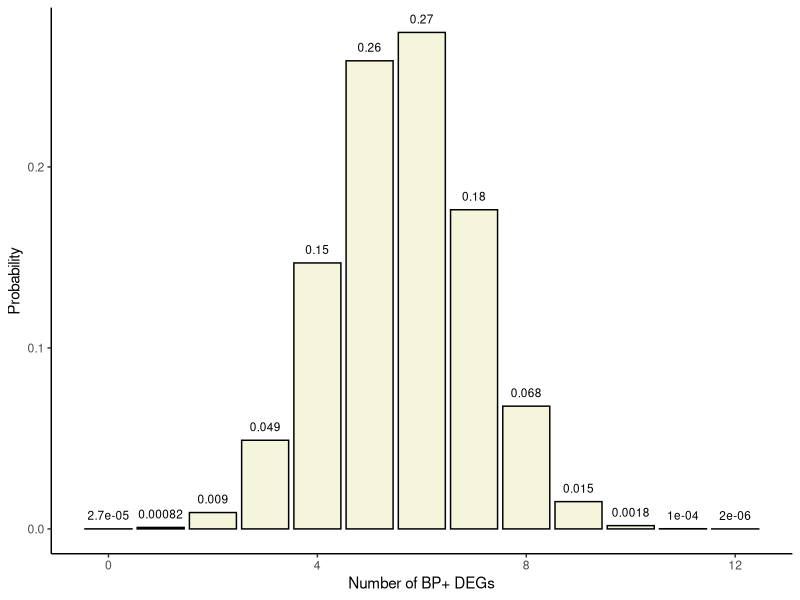
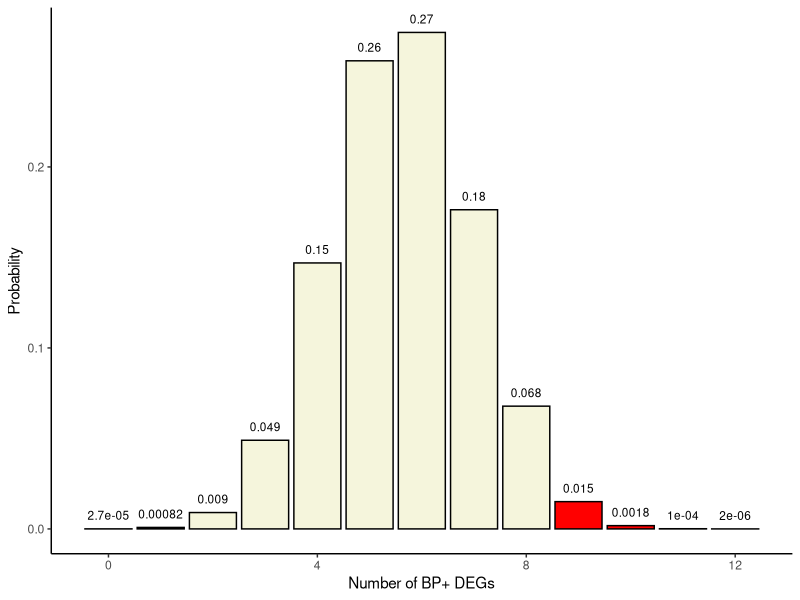
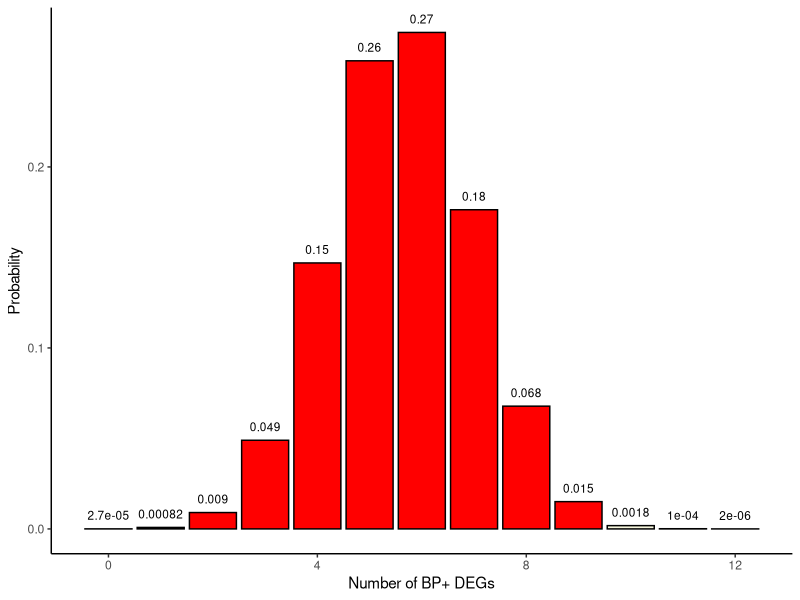
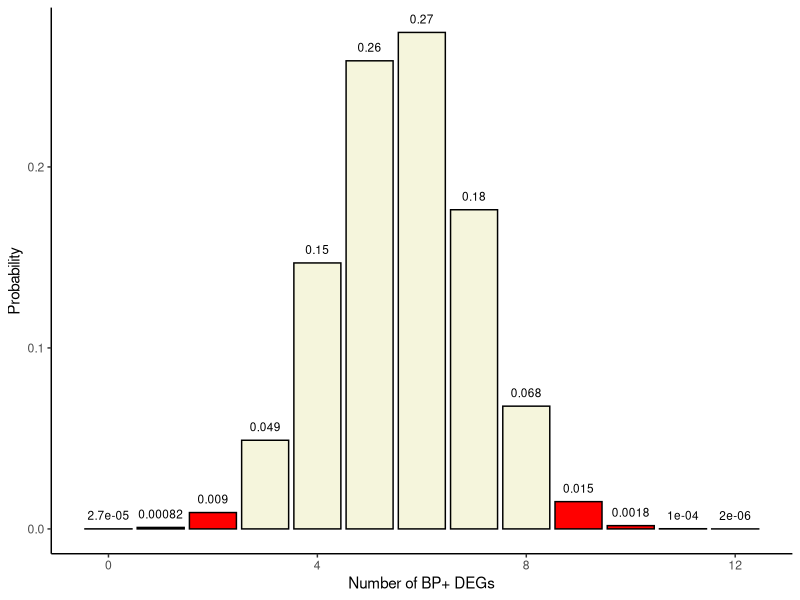

Write R code to recreate these figures, in order.
## ---- chunk 1
## Define example gene universe: 32 total genes analyzed 
gene_universe <- c("Srsf5", "Gm15387", "Mprip", "Pim1", "Bnip3l", "Efr3a", "Marco", "Tuba1a", "Gsk3a",
                   "Dap3", "Tmod3", "Dnajb1", "Tulp4", "Lsm14b", "Khdrbs2", "Mfsd9", "Ufd1", "Ypel5",
                   "Rbm3", "Dnajc28", "Msrb2", "Memo1", "Cebpg", "Flywch1", "Ip6k1", "Nudt4", "Csnk1e",
                   "Qsox2", "Gm43517", "Rhbdf2", "Fbxw11", "Hmgxb4") 
length(gene_universe)

## Define 15 DEGs from universe
set.seed(08122024)
DEGs <- sample(gene_universe, 15, replace = FALSE)
DEGs
length(unique(DEGs))
## Remaining 17 non-DEGs
non_DEGs <- gene_universe[!gene_universe %in% DEGs]

## Functional set of 12 BP+ genes (with 9 being DEGs)
funct_gene_set <- c(sample(DEGs, 9, replace = FALSE), sample(non_DEGs, 3, replace = FALSE))
length(unique(funct_gene_set))
## BP- genes
genes_not_func_set <- gene_universe[!gene_universe %in% funct_gene_set]

## Intersections:
# 1. DEGs and BP+ genes
DEGs_in_set <- intersect(DEGs, funct_gene_set)

# 2. non-DEGs and BP+ genes
non_DEGs_in_set <- intersect(non_DEGs, funct_gene_set)

# 3. DEGs and BP- genes
DEGs_not_in_set <- intersect(DEGs, genes_not_func_set)

# 4. non-DEGs and BP- genes
non_DEGs_not_in_set <- intersect(non_DEGs, genes_not_func_set)
  
## Create contingency table
m <- matrix(c(length(DEGs_in_set), length(DEGs_not_in_set), 
            length(non_DEGs_in_set), length(non_DEGs_not_in_set)), 
            byrow = TRUE, nrow = 2)
m
## ---- chunk 2
## Calculate manually
choose(12,9)*choose(20,6) / choose(32,15)

## ---- chunk 3
library(ggplot2)

## Hypergeometric distribution parameters:
##  -x = 0:12 (a11 for all possible tables)
##  -m = 12 
##  -n = 20
##  -k = 15

probabilities <- dhyper(x=c(0:12), m=12, n=20, k=15, log = FALSE)
xs <- c(0:12)
df <- data.frame(x=xs, p=probabilities)
df 

# Bar plot
ggplot(df, aes(x=x, y=p, label=p)) +
     theme_classic() + 
     geom_bar(stat="identity", fill= "beige", colour="black") +
     geom_text(label=signif(probabilities, 2), 
							 y=probabilities, size=3, hjust=0.5, vjust=-1) +
     labs(x = "Number of BP+ DEGs", y = "Probability")
## ---- chunk 4
## p(x>=9)
sum(probabilities[10:13])

## ---- chunk 5
## Color in red those x>=9
colors <- c(rep('beige', 9), rep('red', 4))
df$colors <- colors
ggplot(df, aes(x=x, y=p, label=p, fill=colors)) +
				theme_classic() +
				geom_bar(stat="identity", fill= colors, colour="black") +
				geom_text(label=signif(probabilities, 2),
									y=probabilities, size=3, hjust=0.5, vjust=-1) +
				labs(x = "Number of BP+ DEGs", y = "Probability")
## ---- chunk 6
fisher.test(m, alternative = "greater")	
## ---- chunk 7
## Matrix
m
## Transposed matrix
t(m)     

## Fisher test on t(m)
fisher.test(t(m), alternative = "greater")	
## ---- chunk 8
## Color in red x<=9
colors <- c(rep('red', 10), rep('beige', 3))
df$colors <- colors

ggplot(df, aes(x=x, y=p, label=p, fill=colors)) +
				theme_classic() +
				geom_bar(stat="identity", fill= colors, colour="black") +
				geom_text(label=signif(probabilities, 2),
									y=probabilities, size=3, hjust=0.5, vjust=-1) +
				labs(x = "Number of BP+ DEGs", y = "Probability")
## ---- chunk 9
## p-value:
sum(probabilities[1:10])
## ---- chunk 10
## Same with fisher.test(alternative = "less")
fisher.test(m, alternative = "less")	
## ---- chunk 11
## p-value
2*sum(probabilities[10:13])
## ---- chunk 12
## p-value
sum(probabilities[10:13]) + sum(probabilities[1:3])
## ---- chunk 13
## Two-sided test
colors <- rep(c('red', 'beige', 'red'), c(3,6,4))
df$colors <- colors

ggplot(df, aes(x=x, y=p, label=p, fill=colors)) +
				theme_classic() +
				geom_bar(stat="identity", fill= colors, colour="black") +
				geom_text(label=signif(probabilities, 2),
									y=probabilities, size=3, hjust=0.5, vjust=-1) +
				labs(x = "Number of BP+ DEGs", y = "Probability")
## ---- chunk 14
## With fisher.test(alternative = ”two.sided”)
fisher.test(m, alternative = "two.sided")	
